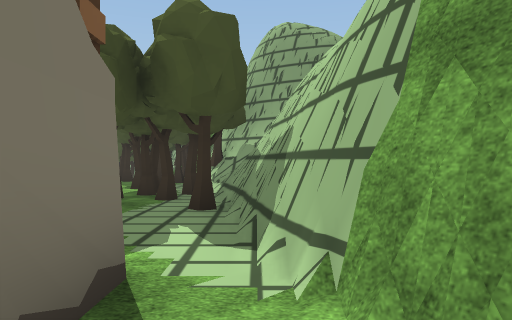
[1] (above)

24 first-person views from a walk through a scene from a Unity 3-D project. The camera is 1.4 m above the floor, looks level and sees 70° across. The floor is counted in squares, 2 m on a side. Each view is taken from the middle of a square. On the plan, view 1 faces up. The plan holds only what a view shows up to about 11 squares ahead; the rest is blank. The place goes on beyond the plan. The player is left out. Some animated figures are not drawn. Some surface patterns are stand-ins.

[2]
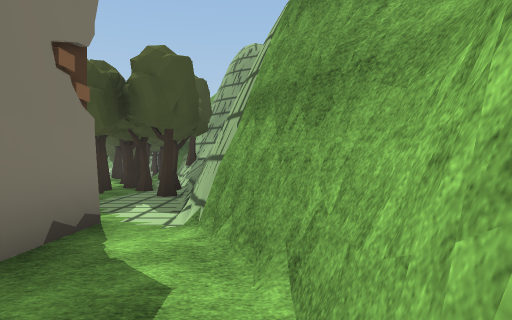

[3]
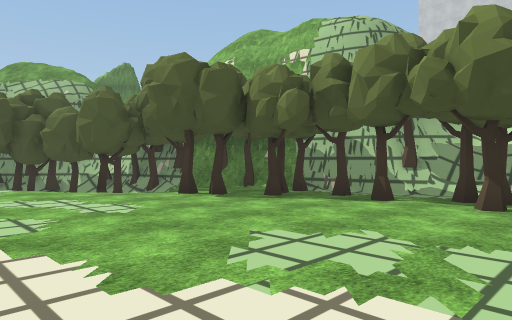

[4]
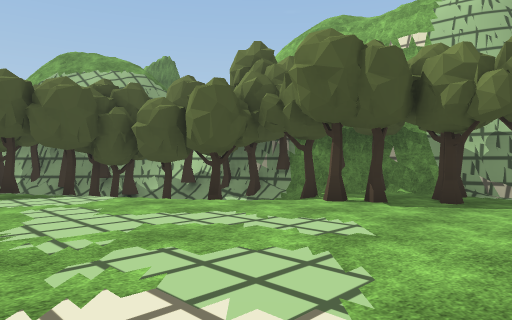

[5]
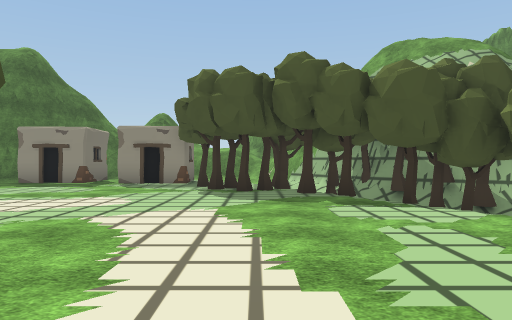

[6]
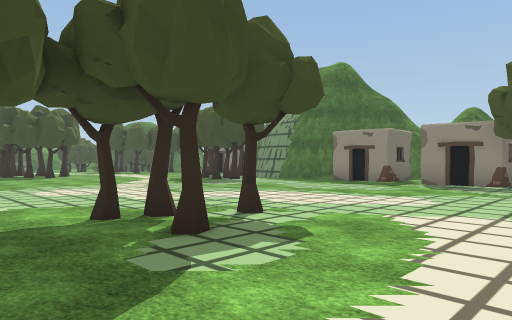

[7]
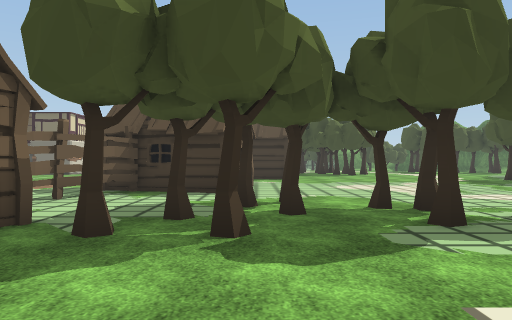

[8]
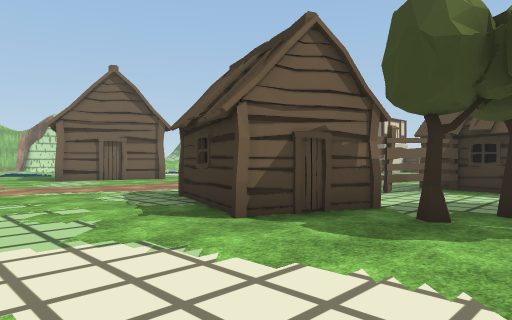

[9]
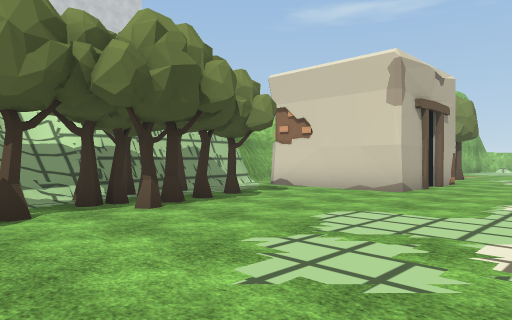

[10]
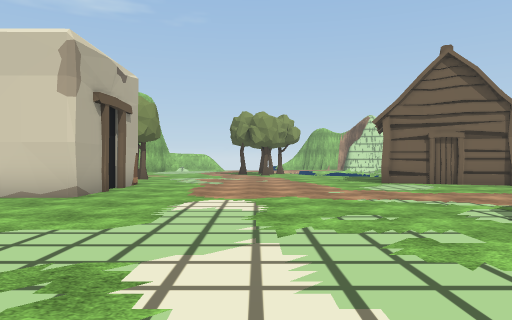

[11]
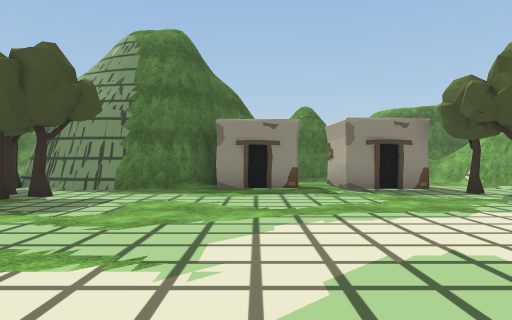

[12]
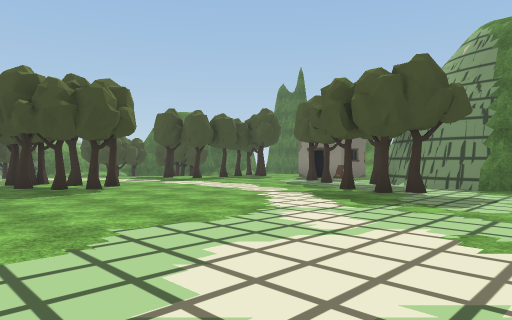

[13]
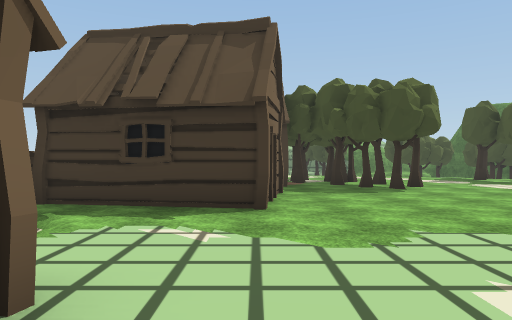

[14]
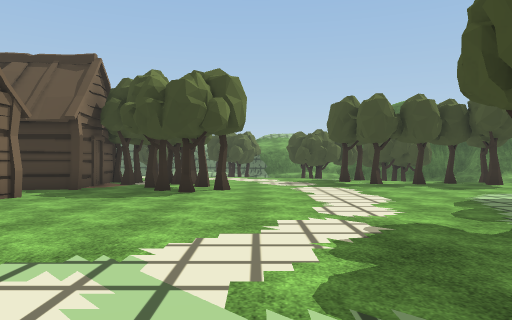

[15]
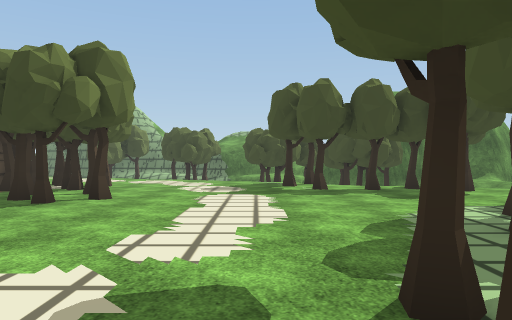

[16]
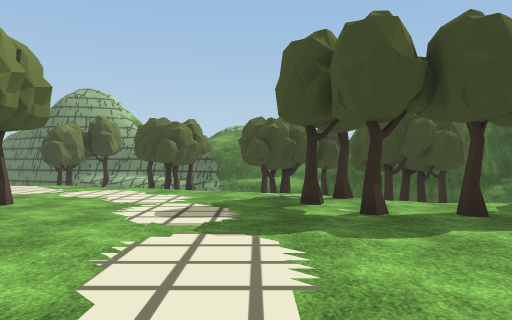

[17]
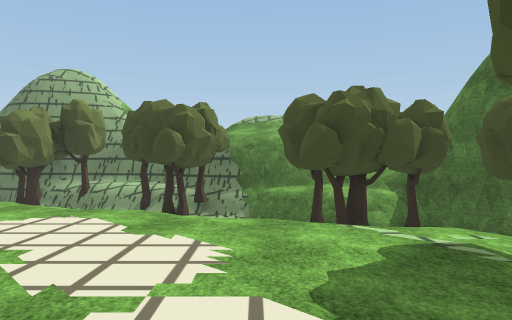

[18]
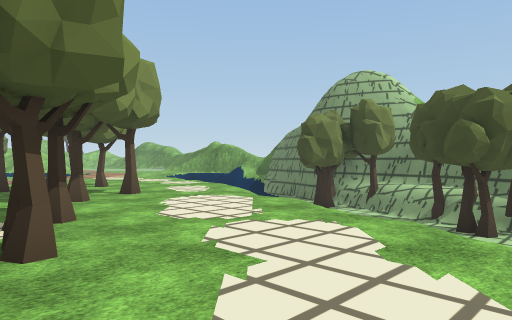

[19]
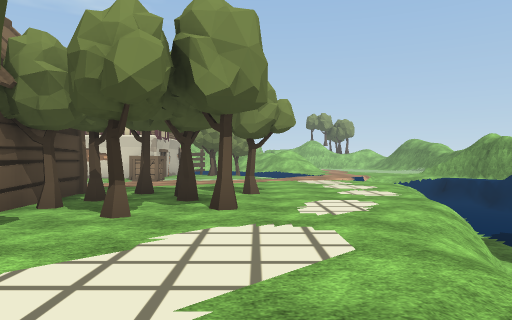

[20]
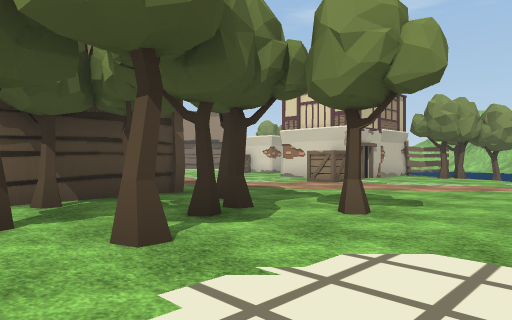

[21]
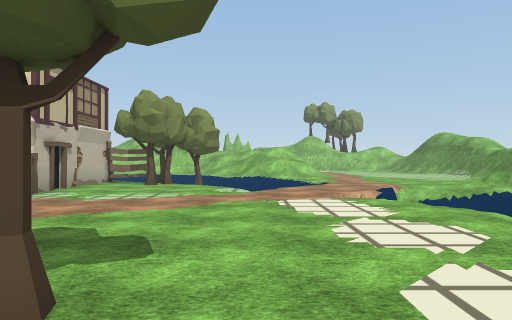

[22]
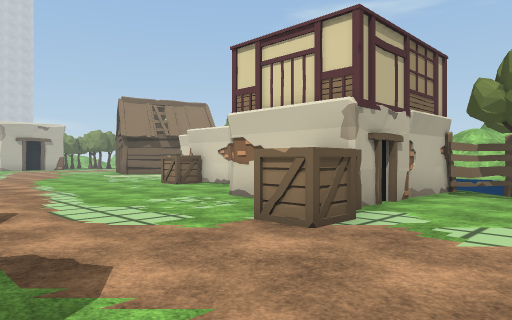

[23]
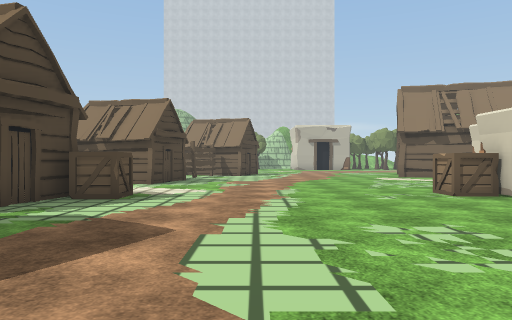

[24]
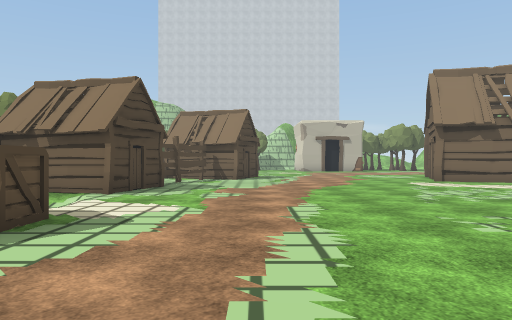

### Floor plan
Key: @ floor where view 1 was taken; # wall or solid block; . main floor; - floor 1.5 m lower than the main floor; : floor 6.5 m higher than the main floor; + floor 7.25 m higher than the main floor; * floor 7.5 m higher than the main floor; % floor 8.5 m higher than the main floor; / step, stairs or slope; = window, fence, low wall or low ledge; v drop or lower ground; T tree; H hut; F fence; O other object.
Columns run from 40 left of view 1 to 2 right of it. Each row starts with its distance up from view 1.
 27      #
 26      #/
 25      ##   O..
 24      ##T  OTT.         #      /#
 23     ##-T   T....  ## ###  ###./##
 22     #-TT = T...TT T###.######.//#  *%
 21   ###T   T.T.................T/TO# :+
 20   #.#T  /.T.......TTT........TTT### v
 19   #=#T  /.....................TTTTT##
 18  ##=   =........................TTT/##
 17  #T-   /........................./T/T#
 16  #OT  =.....TT.................../TTTT
 15 ##T-  =...TT..T.................../TTT
 14 #=-  =/...TT.T............T......./ TT# v#
 13 #T-  /....TTT.............TT.......T..T ##
 12 ##T //.....H H.HHH.......T..........T.##
 11  T -=..T.TTH H   H...H...TT.T.......TTT#
 10    //...T.TH H H H../H H...T.........T###
  9   -/....T..HH  HHH///H H....T........T ###
  8  -- ...T.T..  ...O./.HH.F..HHH........TT##
  7  --/.....................FFH.........TTT#=
  6 --//.....................   H.........T #v
  5 /- ......................   H.........TT#v
  4    /.......O.............  .............#v
  3     /......O.............  .............##
  2 =  /#......###........... ..........####.#v
  1 //=/../....#   ..OO...... ..........#  #.#v
  0 //=..= /.T.#    ##  ..... ..........#   @##
 -1 ....     T.#         ....#..........#    .#
 -2          TF#           ..####.......     .

Where each view was taken, in squares from view 1:
view 1: 0 up, 0 right, facing up
view 2: 2 down, 1 right, facing up
view 3: 6 up, 9 left, facing up-right
view 4: 9 up, 10 left, facing up-right
view 5: 11 up, 10 left, facing up
view 6: 11 up, 10 left, facing up-left
view 7: 11 up, 9 left, facing left
view 8: 11 up, 8 left, facing down-left
view 9: 10 up, 8 left, facing down-right
view 10: 9 up, 8 left, facing down
view 11: 13 up, 16 left, facing up
view 12: 12 up, 17 left, facing up-left
view 13: 12 up, 17 left, facing left
view 14: 17 up, 18 left, facing left
view 15: 19 up, 20 left, facing left
view 16: 19 up, 24 left, facing left
view 17: 18 up, 28 left, facing left
view 18: 18 up, 29 left, facing down-left
view 19: 16 up, 33 left, facing down
view 20: 12 up, 35 left, facing down-right
view 21: 10 up, 34 left, facing down
view 22: 7 up, 32 left, facing down-right
view 23: 5 up, 30 left, facing right
view 24: 5 up, 27 left, facing right
